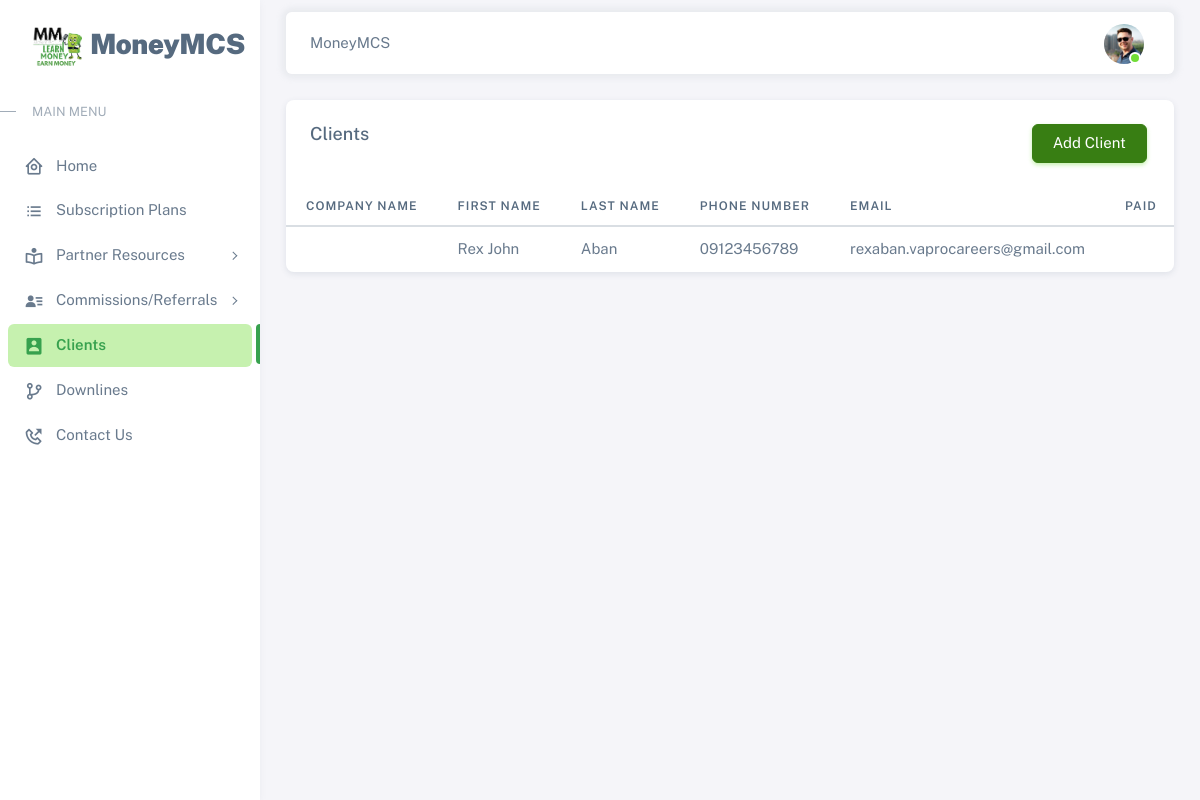
/pages/clients (signed in), run on the app's committed database.
### tables this page shows
CREATE TABLE `users` (
  `id` int(11) NOT NULL,
  `regcode` varchar(50) NOT NULL,
  `moneymcid` varchar(50) NOT NULL,
  `email` varchar(200) NOT NULL,
  `password` varchar(60) NOT NULL,
  `type` int(1) NOT NULL,
  `level` varchar(50) NOT NULL,
  `firstname` varchar(50) NOT NULL,
  `lastname` varchar(50) NOT NULL,
  `address` text NOT NULL,
  `contact_info` varchar(100) NOT NULL,
  `photo` varchar(200) NOT NULL,
  `status` int(1) NOT NULL,
  `activate_code` varchar(15) NOT NULL,
  `reset_code` varchar(15) NOT NULL,
  `created_on` date NOT NULL,
  `last_login` date NOT NULL,
  `ip` varchar(50) NOT NULL,
  `last_login_ip` varchar(50) NOT NULL
);

CREATE TABLE `clients` (
  `id` int(11) NOT NULL,
  `firstname` varchar(50) NOT NULL,
  `lastname` varchar(50) NOT NULL,
  `email` varchar(75) NOT NULL,
  `phonenum` varchar(20) NOT NULL,
  `state` enum('Alabama','Alaska','Arizona','Arkansas') NOT NULL,
  `type` enum('Business Credit Builder','Direct Funding','','') NOT NULL
);

### pages/includes/session.php (called while the page is built, shortened)
<?php
	include '../includes/conn.php';
	$conn = $pdo->open();
	$stmt = $conn->prepare("SELECT * FROM users WHERE id=:id");
	$stmt->execute(['id'=>$_SESSION['agent']]);
	$agent = $stmt->fetch();
?>

### pages/clients.php (the view, shortened to what this page needs)
<?php
  include 'includes/session.php';
?>
<!DOCTYPE html>
<html
  lang="en"
  class="light-style layout-menu-fixed"
  dir="ltr"
  data-theme="theme-default"
  data-assets-path="../assets/"
  data-template="vertical-menu-template-free"
>
  <head>
    <?php include 'includes/headers.php'; ?>
  </head>
  <body>
    <div class="layout-wrapper layout-content-navbar">
      <div class="layout-container">
        <aside id="layout-menu" class="layout-menu menu-vertical menu bg-menu-theme">
          <div class="app-brand demo">
            <a href="#" class="app-brand-link">
              <span class="app-brand-logo demo">
                <img aria-hidden="true" class="object-contain w-full h-full" src="../assets/img/earnmoney.png" width="50">
              </span>
              <span class="app-brand-text demo menu-text fw-bolder ms-2">MoneyMCS</span>
            </a>
          </div>
          <li class="menu-header small text-uppercase">
            <span class="menu-header-text">Main Menu</span>
          </li>
          <ul class="menu-inner py-1">
            <li class="menu-item ">
              <a href="home" class="menu-link">
                <i class="menu-icon tf-icons bx bx-home-circle"></i>
                <div data-i18n="Analytics">Home</div>
              </a>
            </li>
            <li class="menu-item ">
              <a href="subscriptions" class="menu-link">
                <i class='menu-icon tf-icons bx bx-list-ul'></i>
                <div data-i18n="Analytics">Subscription Plans</div>
              </a>
            </li>
            <li class="menu-item" style="">
              <a href="javascript:void(0)" class="menu-link menu-toggle">
              <i class='menu-icon tf-icons bx bx-book-reader'></i>
                <div data-i18n="">Partner Resources</div>
              </a>
            </li>
            <li class="menu-item">
              <a href="javascript:void(0)" class="menu-link menu-toggle">
                <i class='menu-icon tf-icons bx bxs-user-detail'></i>
                <div data-i18n="">Commissions/Referrals</div>
              </a>
            </li>
            <li class="menu-item active">
              <a href="clients" class="menu-link">
                <i class='menu-icon tf-icons bx bxs-user-rectangle'></i>
                <div data-i18n="Basic">Clients</div>
              </a>
            </li>
            <li class="menu-item">
              <a href="downlines" class="menu-link">
                <i class='menu-icon tf-icons bx bx-git-branch'></i>
                <div data-i18n="Basic">Downlines</div>
              </a>
            </li>
            <li class="menu-item">
              <a href="contacts" class="menu-link">
                <i class='menu-icon tf-icons bx bx-phone-outgoing'></i>
                <div data-i18n="Basic">Contact Us</div>
              </a>
            </li>
          </ul>
        </aside>
        <div class="layout-page">
          <nav
            class="layout-navbar container-xxl navbar navbar-expand-xl navbar-detached align-items-center bg-navbar-theme"
            id="layout-navbar"
          >
            <div class="navbar-nav-right d-flex align-items-center" id="navbar-collapse">
              <div class="navbar-nav align-items-center">
                <div class="nav-item d-flex align-items-center">
                  MoneyMCS
                </div>
              </div>
              <ul class="navbar-nav flex-row align-items-center ms-auto">
                <li class="nav-item navbar-dropdown dropdown-user dropdown">
                  <a class="nav-link dropdown-toggle hide-arrow" href="javascript:void(0);" data-bs-toggle="dropdown">
                    <div class="avatar avatar-online">
                        <img src="<?php echo (!empty($agent['photo'])) ? '../images/'.$agent['photo'] : '../images/default.png'; ?>" class="w-px-40 h-auto rounded-circle">
                    </div>
                  </a>
                </li>
              </ul>
            </div>
          </nav>
          <div class="content-wrapper">
            <div class="container-xxl flex-grow-1 container-p-y">
            <div class="card">
                <div class="card-header ">
                <div class="d-flex align-items-start row align-center">
                <div class="col-sm-10 mr-auto">
                  <h5>Clients</h5>
                  </div>
                  <div class="col-sm-2 ml-auto">
                  <button
                          type="button"
                          class="btn btn-success"
                          data-bs-toggle="modal"
                          data-bs-target="#clientModal"
                        >
                          Add Client
                  </button>
                  </div>
                  </div>
                </div>
                <div class="table-responsive text-nowrap">
                  <table class="table">
                    <thead>
                      <tr>
                        <th>Company Name</th>
                        <th>First Name</th>
                        <th>Last Name</th>
                        <th>Phone Number</th>
                        <th>Email</th>
                        <th>Paid</th>
                      </tr>
                    </thead>
                    <tbody class="table-border-bottom-0">
                      <?php
                          $conn = $pdo->open();
                          try{
                            $stmt = $conn->prepare("SELECT * FROM clients ORDER BY id DESC" );
                            $stmt->execute();
                            foreach($stmt as $row){
                              echo "
                                <tr>
                                  <td>".$row['company_name']."</td>
                                  <td>".$row['firstname']."</td>
                                  <td>".$row['lastname']."</td>
                                  <td>".$row['phonenum']."</td>
                                  <td>".$row['email']."</td>
                                  <td>".$row['paid_user']."</td>
                                  <td>".$row['date_added']."</td>
                                  <td><div class='dropdown'>
                                  <button type='button' class='btn p-0 dropdown-toggle hide-arrow' data-bs-toggle='dropdown'>
                                    <i class='bx bx-dots-vertical-rounded'></i>
                                  </button>
                                  <div class='dropdown-menu'>
                                    <a class='dropdown-item editbtn' data-bs-toggle='modal'
                                    data-bs-target='#editClient' data-id='".$row['id']."' href='javascript:void(0);'
                                      ><i class='bx bx-edit-alt me-1'></i>Edit</a
                                    >
                                    <a class='dropdown-item viewbtn' data-bs-toggle='modal'
                                    data-bs-target='#viewClient' data-id='".$row['id']."' href='javascript:void(0);'
                                      ><i class='bx bx-low-vision me-1'></i>View</a
                                    >
                                    <a class='dropdown-item deletebtn' data-bs-toggle='modal'
                                    data-bs-target='#deleteClient' data-id='".$row['id']."' href='javascript:void(0);'
                                      ><i class='bx bx-trash me-1'></i>Delete</a
                                    >
                                  </div>
                                </div></td>
                                </tr>
                              ";
                            }
                          }
                          catch(PDOException $e){
                            echo $e->getMessage();
                          }
                        ?>
                    </tbody>
                  </table>
                </div>
              </div>
            </div>
            <footer class="content-footer footer bg-footer-theme">
              <div class="container-xxl d-flex flex-wrap justify-content-between py-2 flex-md-row flex-column">
              </div>
            </footer>
          </div>
        </div>
      </div>
    </div>
  </body>
</html>

### pages/includes/headers.php (shortened to what this page needs)
<link rel="stylesheet" href="../assets/vendor/fonts/boxicons.css" />
<link rel="stylesheet" href="../assets/vendor/css/core.css" class="template-customizer-core-css" />
<link rel="stylesheet" href="../assets/vendor/css/theme-default.css" class="template-customizer-theme-css" />
<link rel="stylesheet" href="../assets/css/demo.css" />
<link rel="stylesheet" href="../assets/vendor/libs/perfect-scrollbar/perfect-scrollbar.css" />
<link rel="stylesheet" href="../assets/vendor/libs/apex-charts/apex-charts.css" />
<link rel="stylesheet" type="text/css" href="//cdn.jsdelivr.net/bootstrap.daterangepicker/2/daterangepicker.css" />

### assets/css/demo.css (style rules this page uses)
.menu .app-brand.demo { height: 64px; margin-top: 12px; }
.app-brand-text.demo { font-size: 1.75rem; letter-spacing: -0.5px; text-transform: capitalize; }

### data on the page
users: photo (picture)
clients: firstname "Rex John", lastname "Aban", phonenum "09123456789", email "rexaban.vaprocareers@gmail.com"
